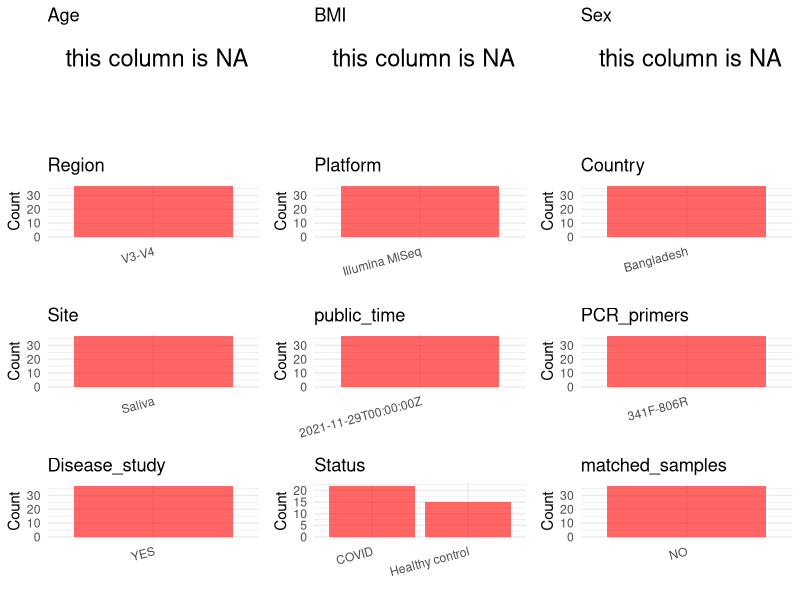

Here is the R script that generated this plot: (Note: this script raises an error after producing the figure.)
## ---- chunk 1
# Load necessary libraries
library(dplyr)
library(ggplot2)
library(cowplot)

# Set working directory (update this path to your local directory)
setwd("/home/dongbiao/word_embedding_microbiome/all_data/oral/global-oral-microbiome/data/projects/PRJNA767939")

# Read the initial metadata files
initial_meta<-read.csv("SraRunTable.csv",header = T)

# Combine the two metadata files
#meta <- rbind(initial_meta, initial_meta1)

#Remove entries where Organism is "gut metagenome" (non-oral samples)
#initial_meta <- subset(initial_meta,isolation_source!= "feces")

# Check the number of samples containing "HT" in Sample.Name (e.g., healthy controls)
#nrow(subset(meta, grepl("HT", Sample.Name)))

# Display the first few rows of the metadata
head(initial_meta)
## ---- chunk 2
# Create a uniform metadata dataframe
metadata <- data.frame(
  BioProject = initial_meta$BioProject,
  Run = initial_meta$Run,
  sample_name = initial_meta$Library.Name,
  Age = NA,
  BMI = NA,
  Sex=NA,
  Region = "V3-V4",
  Platform = initial_meta$Instrument,
  Country = initial_meta$geo_loc_name_country,
  Site =initial_meta$isolation_source,
  public_time = initial_meta$ReleaseDate,
  stringsAsFactors = FALSE
)
## ---- chunk 3
# Add information obtained from the publication
metadata$PCR_primers <- "341F-806R"
metadata$title <- "Dysbiosis of Oral and Gut Microbiomes in SARS-CoV-2 Infected
Patients in Bangladesh: Elucidating the Role of Opportunistic Gut Microbes"
#metadata<-subset(uniform_meta,Site!="feces")
metadata$Disease_study <- "YES"
# Assign disease status based on sample_name patterns
metadata <- metadata %>%
  mutate(Status = ifelse(grepl("Healthy control", sample_name), 
                        "Healthy control", 
                        ifelse(grepl("COVID", sample_name), "COVID", NA)))
metadata<-metadata%>%
  mutate(Site=ifelse(grepl("gut",Site),"Feces" ,ifelse(grepl("oral",Site),"Saliva",NA)))

#extract subject id by remove prefix of sample_name
#metadata$sample_name <- gsub("[FSP].*", "", metadata$sample_name)
#get subjects id with Saliva available
keep_subjects<-subset(metadata,Site %in% c("Saliva"))
#remove subjects without Saliva samples
metadata<-subset(metadata,sample_name %in% keep_subjects$sample_name)
#get subjects sampling counts
sample_counts <- table(metadata$sample_name)
# Create matched_samples column, any subjects have >=2 samples will be label "YES", otherwise "NO"
metadata$matched_samples <- ifelse(metadata$sample_name %in% names(sample_counts[sample_counts >= 2]), "YES", "NO")
#metadata$BMI<-gsub("not provided",NA,metadata$BMI)
#metadata$BMI<-as.numeric(metadata$BMI)
#metadata$matched_samples<-"NO"
## ---- chunk 4
# Check the number of unique runs and sample names
print(paste("Number of unique runs:", length(unique(metadata$Run))))
print(paste("Number of unique sample names:", length(unique(metadata$sample_name))))
## ---- chunk 5
# Select columns for visualization
plot_data <- metadata %>%
  select(-BioProject, -Run, -sample_name, -title)

# Function to create simple plots for each column
create_simple_plots <- function(data) {
  plots <- list()
  
  for (col in colnames(data)) {
    # Check if the column is all NA
    if (all(is.na(data[[col]]))) {
      # Create an empty plot with text indicating all NA
      p <- ggplot() +
        annotate("text", x = 0.5, y = 0.5, label = "this column is NA", size = 6) +
        labs(title = col) +
        theme_void()
    } else if (is.numeric(data[[col]])) {
      # Numeric variable: histogram
      p <- ggplot(data, aes(x = .data[[col]])) +
        geom_histogram(fill = "blue", alpha = 0.6, bins = 20, na.rm = TRUE) +
        labs(title = col) +
        theme_minimal()
    } else {
      # Categorical variable: bar plot (remove NA values)
      count_data <- as.data.frame(table(data[[col]], useNA = "ifany"))
      p <- ggplot(count_data, aes(x = reorder(Var1, -Freq), y = Freq)) +
        geom_col(fill = "red", alpha = 0.6) +
        labs(title = col, x = NULL, y = "Count") +
        theme_minimal() +
        theme(axis.text.x = element_text(angle = 15, hjust = 1))
    }
    plots[[col]] <- p
  }
  
  return(plots)
}

# Generate and arrange plots
plots <- create_simple_plots(plot_data)
p<-plot_grid(plots$Age, 
          plots$BMI, 
          plots$Sex, 
          plots$Region, 
          plots$Platform, 
          plots$Country, 
          plots$Site,
          plots$public_time, 
          plots$PCR_primers,
          plots$Disease_study,
          plots$Status,
          plots$matched_samples,# add 
          ncol = 3, align = "hv", axis = "lb")
ggsave("Metadata_Summary.png", plot = p, width = 8, height = 6, dpi = 150)
## ---- chunk 6
knitr::include_graphics("Metadata_Summary.png")
## ---- chunk 7
# Reorder columns to match the desired format
metadata <- metadata[, c(
  "BioProject", "Run", "sample_name", "Age", "BMI", "Sex", 
  "Region", "Platform", "Country", "Site", "public_time", 
  "PCR_primers", "title", "Disease_study", "Status","matched_samples"
)]

# Export the uniform metadata to a CSV file
write.csv(metadata, file = "metadata.csv", quote = TRUE)
head(metadata)
